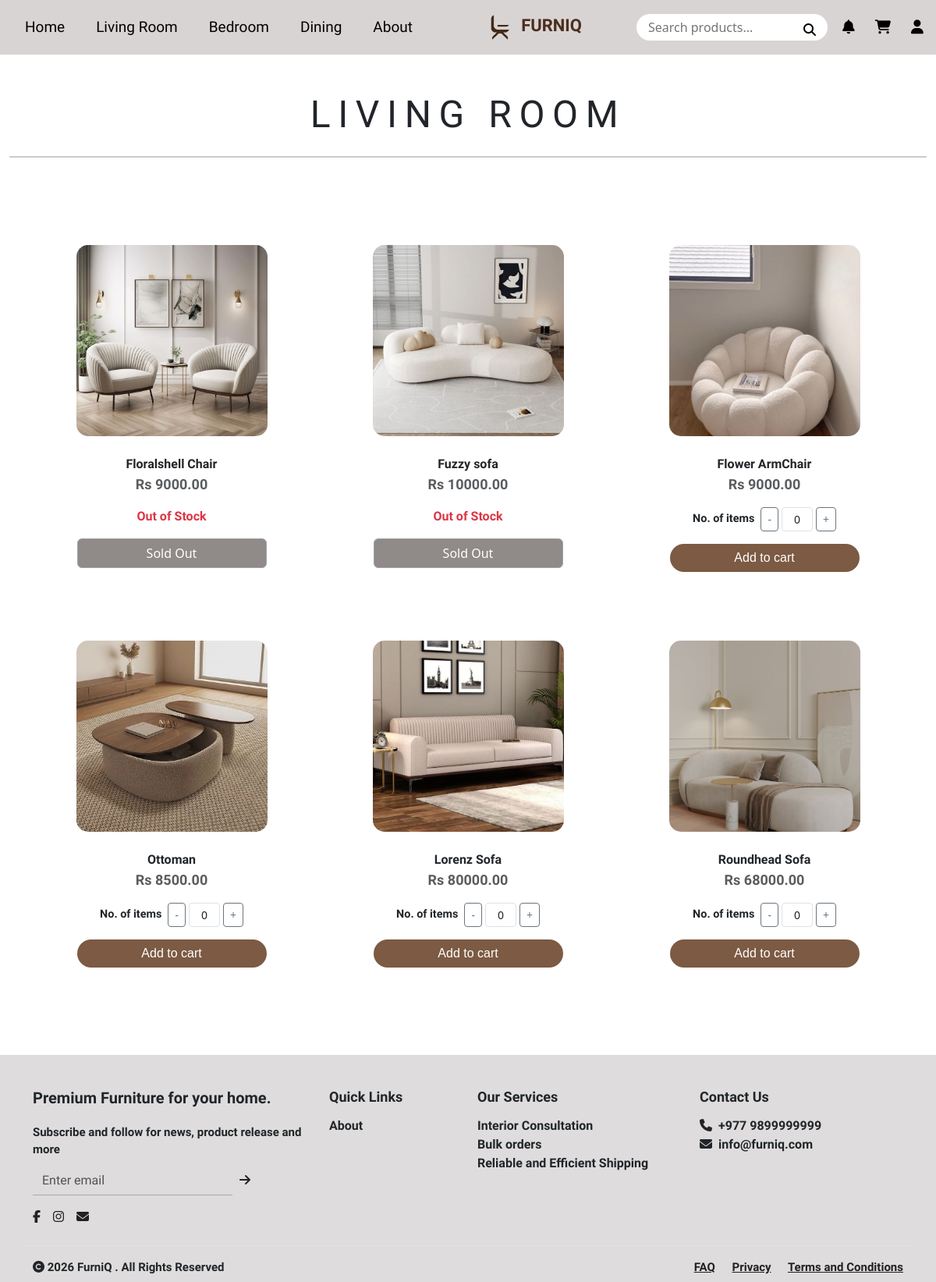
The page /livingroom/ on the database its author committed.
### inventory/models.py (models this page shows, shortened)
class WebsiteContent(models.Model):
    header_title = models.CharField(max_length=100, default='FurniQ')
    footer_text = models.TextField(default='Premium Furniture for your home.')
    footer_address = models.CharField(max_length=255, default='Kathmandu, Nepal')
    contact_email = models.EmailField(default='info@furniq.com')
    contact_phone = models.CharField(max_length=20, default='+977 12345678')
    featured_title = models.CharField(max_length=200, default='Lush Collection 2026')
    featured_subtitle = models.CharField(max_length=200, default='Discover the Art of Living')
    featured_image = models.ImageField(upload_to='site_assets/', null=True, blank=True)
    about_title = models.CharField(max_length=100, default='Our Story')
    about_content = models.TextField(default='We craft furniture with love and precision.')
    about_image = models.ImageField(upload_to='site_assets/', null=True, blank=True)
    created_at = models.DateTimeField(auto_now=True)

class Product(models.Model):
    CATEGORY_CHOICES = [
        ('Bedroom', 'Bedroom'),
        ('Living Room', 'Living Room'),
        ('Dining', 'Dining'),
    ]
    name = models.CharField(max_length=100)
    price = models.DecimalField(max_digits=10, decimal_places=2)
    old_price = models.DecimalField(max_digits=10, decimal_places=2, blank=True, null=True)
    stock = models.IntegerField(default=0)
    category = models.CharField(max_length=50, choices=CATEGORY_CHOICES, default='Living Room')
    assigned_staff = models.ForeignKey(
        User,
        on_delete=models.SET_NULL,
        null=True,
        blank=True,
        limit_choices_to={'is_staff': True}
    )
    image = models.ImageField(upload_to='product_images/', null=True, blank=True)
    is_featured = models.BooleanField(default=False)
    is_popular = models.BooleanField(default=False, verbose_name='Popular (Best Seller)')
    is_special_offer = models.BooleanField(default=False, verbose_name='Special Offer')
    available_for_order = models.BooleanField(default=True)
    is_active = models.BooleanField(default=True, verbose_name='Active (Show on website)')
    description = models.TextField(blank=True, null=True)

### inventory/views.py (the view)
# urls.py: path('livingroom/', views.livingroom, name='livingroom'),
def livingroom(request):
    products = Product.objects.filter(category='Living Room')
    return render(request, 'inventory/livingroom.html', {'products': products})

### custom_admin/context_processors.py (called while the page is built, shortened)
def admin_context(request):
    context = {}
    return context

### inventory/context_processors.py (called while the page is built)
def global_context(request):
    context = {}
    context['site_content'] = WebsiteContent.objects.first()
    if request.user.is_authenticated:
        context['saved_count'] = SavedItem.objects.filter(user=request.user).count()
        unread_notifs = Notification.objects.filter(user=request.user, is_read=False).order_by('-created_at')
        context['notif_count'] = unread_notifs.count()
        context['notifications'] = unread_notifs[:5]
    else:
        context['saved_count'] = 0
        context['notif_count'] = 0
        context['notifications'] = []
    return context

### inventory/templates/inventory/livingroom.html (shortened to what this page needs)
{% extends 'inventory/base.html' %}
{% load static %}
{% block content %}
<section class="container-fluid py-5 bg-white text-center">
    <h1 class="display-5 fw-normal" style="letter-spacing:0.2em; font-family:'Italiana',serif;">LIVING ROOM</h1>
    <hr class="mt-4" style="border-top:2px solid #333;">
</section>
<div class="container py-5">
    <div class="row row-cols-1 row-cols-md-3 g-4">
        {% for product in products %}
        {% if product.image %}
        <div class="col mb-5">
            <div class="card border-0 text-center h-100">
                <div style="width: 245px; height: 245px; margin: 0 auto; overflow: hidden; border-radius: 15px;">
                    <img src="{{ product.image.url }}" class="card-img-top">
                </div>
                <div class="card-body d-flex flex-column align-items-center">
                    <p class="card-title mt-2" style="font-family:'Italiana',serif; font-weight: bold;">{{ product.name }}</p>
                    <p class="text-muted" style="font-family:'Italiana',serif; font-size:18px; font-weight:bold; margin-top:-8px;">Rs {{ product.price }}</p>
                    {% if product.stock > 0 %}
                    <div class="d-flex justify-content-center align-items-center mb-3">
                        <span class="me-2" style="font-size: 0.9rem; font-family:'Italiana',serif; font-weight: bold;">No. of items</span>
                        <button class="btn btn-sm btn-outline-secondary" onclick="changeQty(this, -1)">-</button>
                        <input type="text" class="form-control form-control-sm mx-1 text-center qty-input" value="0" style="width:40px;" data-stock="{{ product.stock }}" max="{{ product.stock}}" readonly>
                        <button class="btn btn-sm btn-outline-secondary" onclick="changeQty(this, 1)">+</button>
                    </div>
                    <button class="btn btn-brown add-to-cart w-75" style="font-family:'Josefin Sans', sans-serif;" onclick="addToCart('{{ product.name|escapejs }}', this)">
                        Add to cart
                    </button>
                    {% else %}
                    <div class="text-danger fw-bold mb-3" style="font-family:'Italiana',serif;">Out of Stock</div>
                    <button class="btn btn-secondary w-75" disabled style="background-color: #554c49ff;">Sold Out</button>
                    {% endif %}
                </div>
            </div>
        </div>
        {% endif %}
        {% endfor %}
    </div>
</div>
{% endblock %}

### inventory/templates/inventory/base.html (shortened to what this page needs)
{% load static %}
<!DOCTYPE html>
<html lang="en">
<head>
    <link href="https://cdn.jsdelivr.net/npm/bootstrap@5.3.0/dist/css/bootstrap.min.css" rel="stylesheet">
    <link rel="stylesheet" href="https://cdnjs.cloudflare.com/ajax/libs/font-awesome/6.5.0/css/all.min.css">
    <link rel="stylesheet" href="{% static 'css/styles.css' %}">
</head>
<body>
    <nav class="navbar navbar-expand-lg navbar-custom">
        <div class="container-fluid">
            <ul class="navbar-nav flex-row">
                <li class="nav-item"><a class="nav-link" href="{% url 'home' %}">Home</a></li>
                <li class="nav-item"><a class="nav-link" href="{% url 'livingroom' %}">Living Room</a></li>
                <li class="nav-item"><a class="nav-link" href="{% url 'bedroom' %}">Bedroom</a></li>
                <li class="nav-item"><a class="nav-link" href="{% url 'dining' %}">Dining</a></li>
                <li class="nav-item"><a class="nav-link" href="{% url 'about' %}">About</a></li>
            </ul>
            <a class="navbar-brand mx-auto text-center" href="{% url 'home' %}" align-items="center">
                <img src="{% static 'images/FurniQ.png' %}" alt="Logo" height="40"
                    class="d-inline-block align-text-center">
                <span class="logo-text">{{ site_content.header_title|default:"FURNIQ"|upper }}</span>
            </a>
            <div class="d-flex align-items-center">
                <form action="{% url 'search_results' %}" method="GET" class="position-relative">
                    <div class="position-relative">
                        <input type="text" name="q" class="search-bar" placeholder="Search products...">
                        <button type="submit"
                            style="background:none; border:none; position:absolute; right:15px; top:8px; padding:0;">
                            <i class="fa fa-search"></i>
                        </button>
                    </div>
                </form>
                <div class="nav-icons-container">
                    <div class="dropdown">
                        <button class="dropdown-trigger position-relative" data-bs-toggle="dropdown"
                            aria-expanded="false">
                            <i class="fa fa-bell"></i>
                        </button>
                    </div>
                    <a href="{% url 'cart' %}" class="icon-btn position-relative">
                        <i class="fa fa-shopping-cart"></i>
                    </a>
                    {% if user.is_authenticated %}
                    <div class="dropdown">
                        <button class="dropdown-trigger" data-bs-toggle="dropdown" aria-expanded="false">
                            <i class="fa fa-user"></i>
                        </button>
                        <ul class="dropdown-menu dropdown-menu-end notification-dropdown">
                            <div class="notification-header text-center">
                                <div style="font-size: 11px; font-weight: normal; opacity: 0.8;">LOGGED IN AS</div>
                                {{ user.username }}
                            </div>
                            <li><a class="dropdown-item notification-item" href="{% url 'profile' %}?tab=profile"><i class="fas fa-user-circle me-2"></i> My Profile</a></li>
                            <li><a class="dropdown-item notification-item" href="{% url 'order_history' %}"><i class="fas fa-box me-2"></i> My Orders</a></li>
                            {% if user.is_superuser %}
                            <li><hr class="dropdown-divider my-0"></li>
                            <li><a class="dropdown-item notification-item" href="{% url 'admin-custom:dashboard' %}" style="color: #d4a017; font-weight: bold;"><i class="fas fa-user-shield me-2"></i> Admin Command</a></li>
                            {% elif user.is_staff %}
                            <li><hr class="dropdown-divider my-0"></li>
                            <li><a class="dropdown-item notification-item" href="{% url 'profile' %}" style="color: #4b2e1e; font-weight: bold;"><i class="fas fa-tachometer-alt me-2"></i> Staff Dashboard</a></li>
                            {% endif %}
                            <li><hr class="dropdown-divider my-0"></li>
                            <li><a class="dropdown-item notification-item text-danger" href="{% url 'logout' %}"><i class="fas fa-sign-out-alt me-2"></i> Logout</a></li>
                        </ul>
                    </div>
                    {% else %}
                    <a href="{% url 'user' %}" class="icon-btn"><i class="fa fa-user"></i></a>
                    {% endif %}
                </div>
            </div>
        </div>
    </nav>
    <div style="min-height: 50vh;">
        {% block content %}
        {% endblock %}
    </div>
    <footer style="background:#dedcdc; padding:40px 0 0 0; font-family:'Italiana',serif;">
        <div class="container">
            <div class="row">
                <div class="col-md-4 mb-4">
                    <div style="font-size:20px; margin-bottom:18px; font-weight:bold;">{{ site_content.footer_text|default:"Where comfort meets class." }}</div>
                    <div style="font-size:15px; margin-bottom:10px; font-weight:bold;">Subscribe and follow for news,
                        product release and more</div>
                    <form action="{% url 'subscribe' %}" method="POST" class="d-flex mb-3" style="max-width:280px;">
                        <input type="email" name="email" class="form-control rounded-0" placeholder="Enter email" required
                            style="border:none; border-bottom:1px solid #aaa; border-radius:0; background:transparent;">
                        <button type="submit" class="btn btn-link p-0 ms-2" style="color:#222; text-decoration:none;"><i
                                class="fa fa-arrow-right"></i></button>
                    </form>
                    <div>
                        <a href="#" style="color:#222; margin-right:12px;"><i class="fab fa-facebook-f"></i></a>
                        <a href="#" style="color:#222; margin-right:12px;"><i class="fab fa-instagram"></i></a>
                        <a href="#" style="color:#222;"><i class="fa fa-envelope"></i></a>
                    </div>
                </div>
                <div class="col-md-2 mb-4">
                    <div style="font-size:18px; margin-bottom:12px; font-weight:bold;">Quick Links</div>
                    <div style="font-size:16px; font-weight:bold;"><a href="{% url 'about' %}" style="text-decoration:none; color:inherit;">About</a></div>
                </div>
                <div class="col-md-3 mb-4">
                    <div style="font-size:18px; margin-bottom:12px; font-weight:bold;">Our Services</div>
                    <div style="font-size:16px; font-weight:bold;">Interior Consultation</div>
                    <div style="font-size:16px; font-weight:bold;">Bulk orders</div>
                    <div style="font-size:16px; font-weight:bold;">Reliable and Efficient Shipping</div>
                </div>
                <div class="col-md-3 mb-4">
                    <div style="font-size:18px; margin-bottom:12px; font-weight:bold;">Contact Us</div>
                    <div style="font-size:16px; font-weight:bold;"><i class="fa fa-phone me-2"></i>{{ site_content.contact_phone|default:"+977 979-9999999" }}
                    </div>
                    <div style="font-size:16px; font-weight:bold;"><i class="fa fa-envelope me-2"></i>{{ site_content.contact_email|default:"furniq@gmail.com" }}</div>
                </div>
            </div>
            <div class="row border-top pt-3 pb-2" style="font-size:15px; font-weight:bold;">
                <div class="col-md-6 text-start">
                    <span><i class="fa fa-copyright"></i> 2026 {{ site_content.header_title|default:"FurniQ" }} . All Rights Reserved</span>
                </div>
                <div class="col-md-6 text-end">
                    <a href="#" style="color:#222; margin-right:18px; font-weight:bold;">FAQ</a>
                    <a href="#" style="color:#222; margin-right:18px; font-weight:bold;">Privacy</a>
                    <a href="#" style="color:#222; font-weight:bold;">Terms and Conditions</a>
                </div>
            </div>
        </div>
    </footer>
</body>
</html>

### inventory/static/css/styles.css (style rules this page uses)
.navbar-custom { background-color: #d9d4d4; padding: 10px 0; }
.navbar-nav .nav-link { font-family: 'Italiana', serif; font-size: 19px; margin: 0 12px; color: black; }
.logo-text { font-weight: bold; font-family: 'Italiana', serif; font-size: 20px; color: #4b2e1e; }
.nav-icons-container { display: flex; align-items: center; gap: 20px; margin-left: 15px; }
.icon-btn, .dropdown-trigger { margin: 0; padding: 0; display: flex; align-items: center; justify-content: center; width: 24px; height: 24px; background: none; border: none; color: black; cursor: pointer; transition: transform 0.15s ease-in-out, color 0.3s ease-in-out; text-decoration: none; font-size: 18px; }
.btn-brown { background-color: #7c5a43; color: #fff; border-radius: 20px; border: none; }
footer { background: #dedcdc; padding: 40px 0 0 0; font-family: 'Italiana', serif; }

### inventory/templates/inventory/base.html (style rules this page uses)
.navbar-custom { background-color: #d9d4d4; padding: 10px 0; }
.navbar-nav .nav-link { font-family: 'Italiana', serif; font-size: 19px; margin: 0 12px; color: black; }
.logo-text { font-weight: bold; font-family: 'Italiana', serif; font-size: 22px; color: #4b2e1e; }
.search-bar { border-radius: 50px; padding: 5px 15px; border: none; outline: none; width: 245px; }
.nav-icons-container { display: flex; align-items: center; gap: 20px; margin-left: 15px; }
.nav-icons-container .icon-btn, .nav-icons-container .dropdown-trigger { margin: 0 !important; padding: 0; display: flex; align-items: center; justify-content: center; width: 24px; height: 24px; background: none; border: none; color: black; transition: transform 0.15s ease-in-out, color 0.3s ease-in-out; cursor: pointer; }

### inventory/templates/inventory/livingroom.html (style rules this page uses)
.btn-brown { background-color: #7c5a43; color: #fff; border-radius: 20px; }
.card-img-top { width: 100%; height: 100%; object-fit: cover; }

### rows shown on the page
WebsiteContent: header_title "FURNIQ", footer_text "Premium Furniture for your home.", contact_phone "+977 9899999999", contact_email "info@furniq.com", header_title "FurniQ"
Product: image (picture), name "Floralshell Chair", price "9000.00", stock "Out of Stock"
Product: image (picture), name "Fuzzy sofa", price "10000.00", stock "Out of Stock"
Product: image (picture), name "Flower ArmChair", price "9000.00"
Product: image (picture), name "Ottoman", price "8500.00"
Product: image (picture), name "Lorenz Sofa", price "80000.00"
Product: image (picture), name "Roundhead Sofa", price "68000.00"
